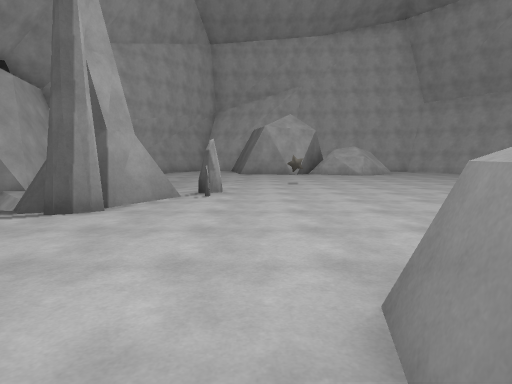
view 1 (above)

17 first-person views from a walk through a Unity game level. The camera is 1.3 m above the floor, tilts 6° down and sees 75° across. The floor is counted in squares, 2 m on a side. Each view is taken from the middle of a square. On the plan, view 1 faces up. The plan holds only what a view shows up to about 10 squares ahead; the rest is blank. The place goes on beyond the plan. The player is left out.

view 2
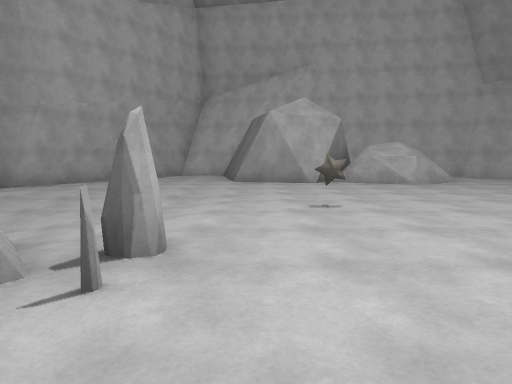

view 3
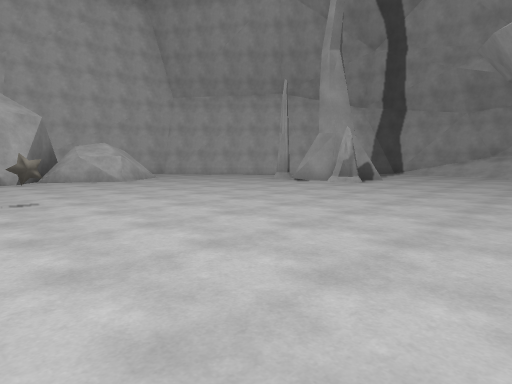

view 4
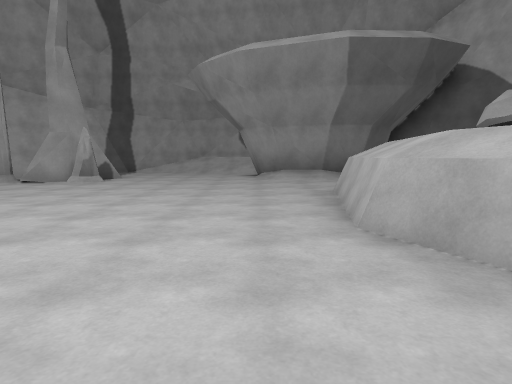

view 5
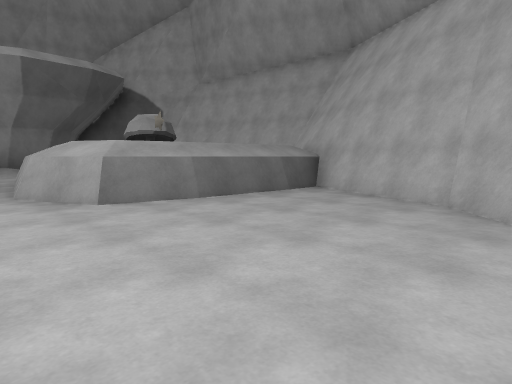

view 6
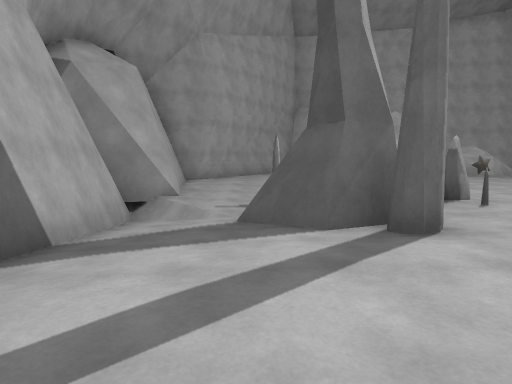

view 7
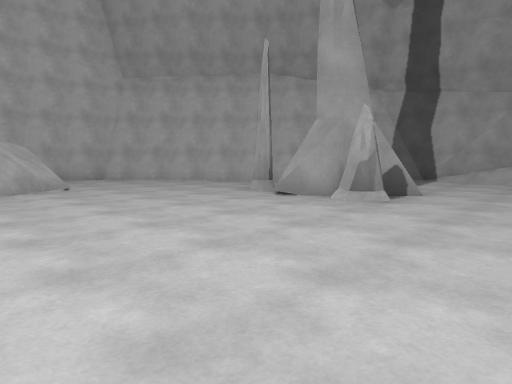

view 8
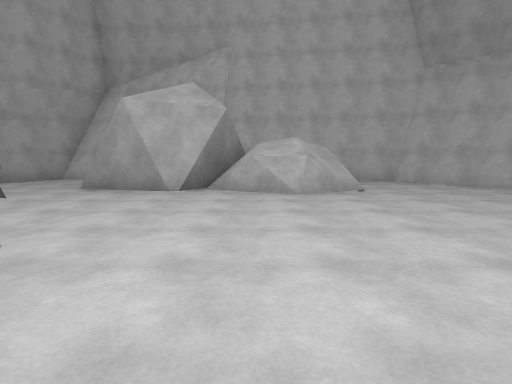

view 9
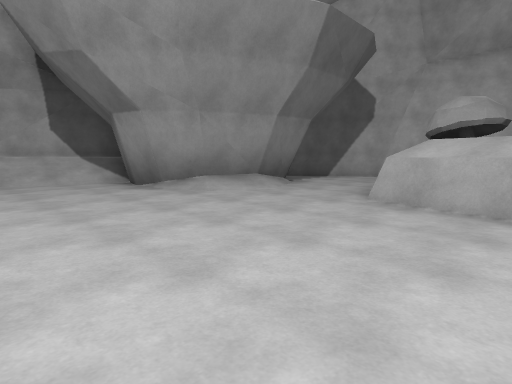

view 10
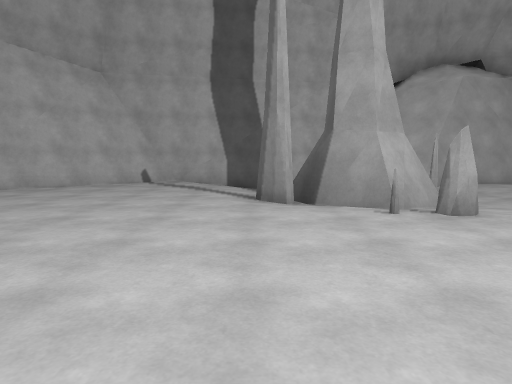

view 11
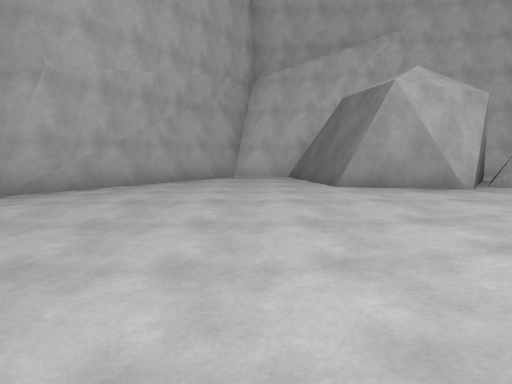

view 12
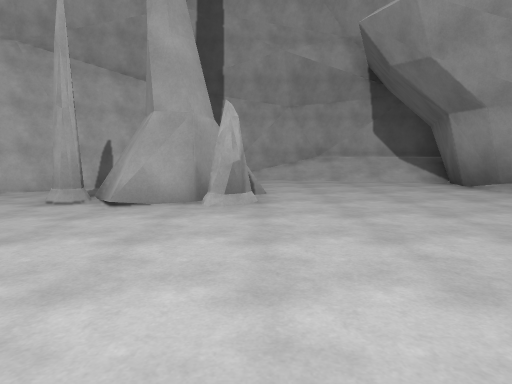

view 13
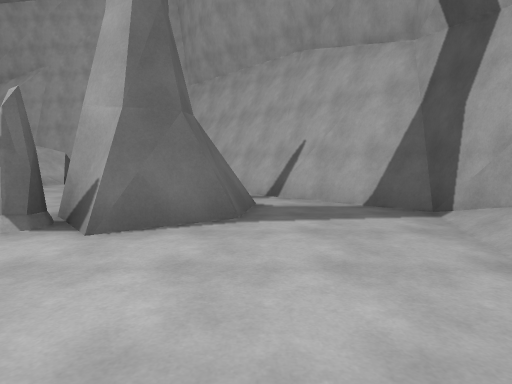

view 14
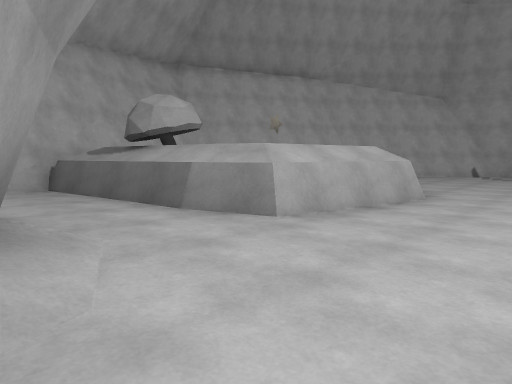

view 15
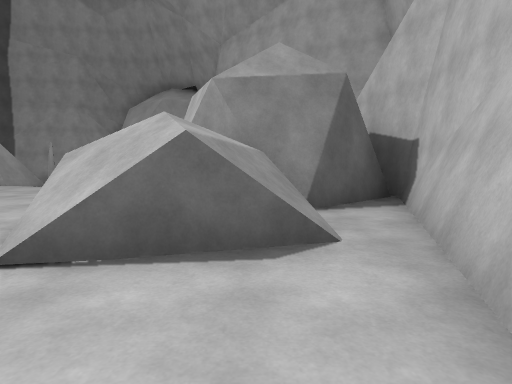

view 16
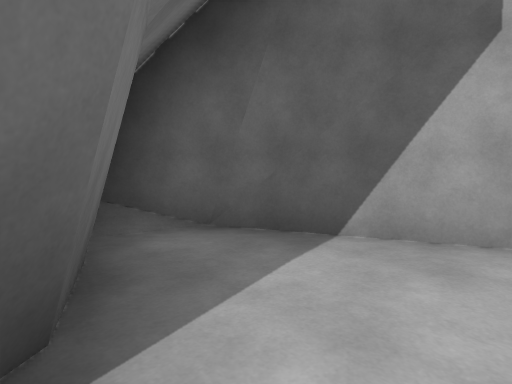

view 17
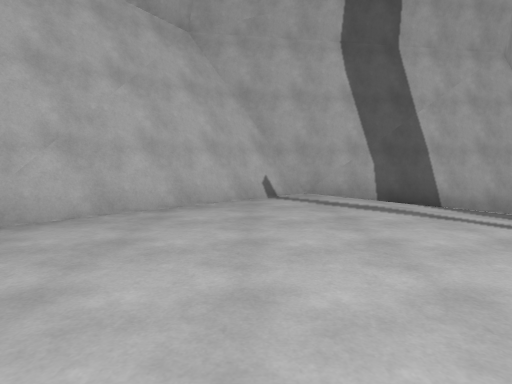

### Floor plan
Key: @ floor where view 1 was taken; # wall or solid block; . main floor; : floor 0.25 m higher than the main floor; - floor 0.25 m lower than the main floor; _ floor 0.5 m lower than the main floor; / step, stairs or slope; = window, fence, low wall or low ledge; ^ raised ledge; S star; R rock; M mushroom.
Columns run from 7 left of view 1 to 13 right of it. Each row starts with its distance up from view 1.
 16     ##########
 15    ##.#  #/./###
 14  ###..##### ...#
 13  #/....###= ...##
 12  #-.......RR....##
 11 ##...............##
 10  #-///-........#/.##
  9  #///-/........##//#
  8 ##/__//.S......##/.##
  7 #//##//........##../#
  6 #//####............/#
  5 #///##............./#
  4 ##///...........:.//#
  3  #/............:##//#
  2  #.......^#...:##  ##
  1  ##.....^^^^^.:#
  0   #....@^   ^.:##
 -1   ##....^   M^::##
 -2    ###.#^  MM^:::#
 -3      ###^    =####
 -4        ##   ###

Where each view was taken, in squares from view 1:
view 1: 0 up, 0 right, facing up
view 2: 4 up, 0 right, facing up
view 3: 3 up, 0 right, facing up-right
view 4: 3 up, 1 left, facing right
view 5: 3 up, 4 left, facing down-right
view 6: 1 up, 4 left, facing up
view 7: 5 up, 3 right, facing up-right
view 8: 6 up, 3 right, facing up
view 9: 6 up, 3 right, facing down-right
view 10: 4 up, 3 right, facing left
view 11: 7 up, 2 left, facing up
view 12: 7 up, 3 right, facing right
view 13: 4 up, 10 right, facing up
view 14: 4 up, 8 right, facing down-left
view 15: 14 up, 7 right, facing left
view 16: 0 up, 7 right, facing down-right
view 17: 1 up, 0 right, facing left
